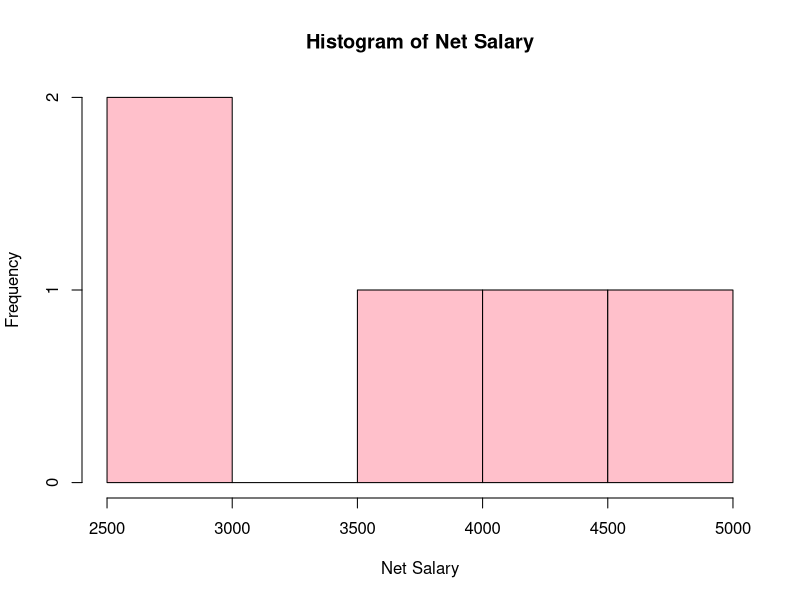
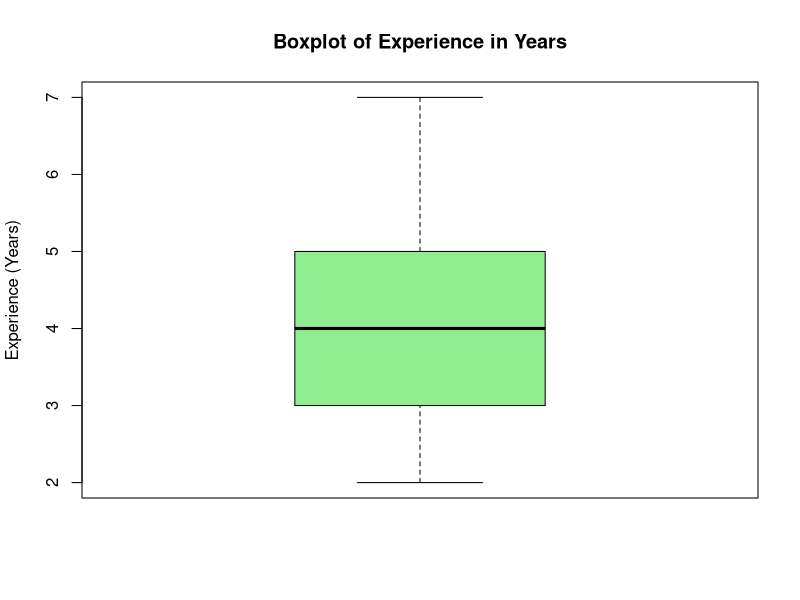
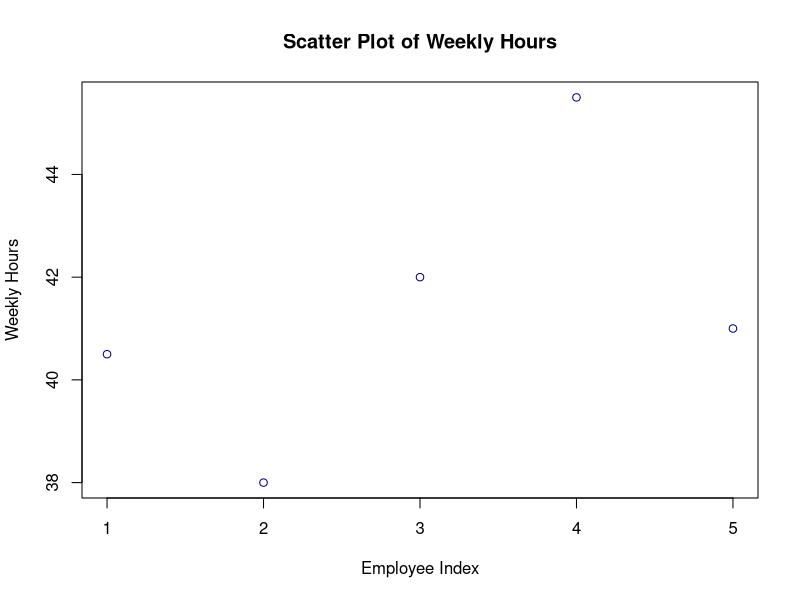

Recreate these plots in R, in order.
# Create the data frame with 5 data points
db <- data.frame(
  empid = c("E001", "E002", "E003", "E004", "E005"),
  dept = factor(c("Sales", "IT", "HR", "IT", "Sales")),
  emname = c("Alice", "Bob", "Charlie", "Diana", "Ethan"),
  ey = as.integer(c(3, 5, 2, 7, 4)),
  wh = c(40.5, 38.0, 42.0, 45.5, 41.0),
  ms = c(5000.0, 7000.5, 4000.0, 8000.0, 6000.0),
  ns = c(3000.0, 4500.0, 2800.0, 5000.0, 4000.0)
)

# View the data frame
print(db)

# Mean
mean_ey <- mean(db$ey)
means_wh <- mean(db$wh)
means_ms <- mean(db$ms)
means_ns <- mean(db$ns)
paste("Ey: ",mean_ey,"Wh: ",means_wh,"Ms: ",means_ms,"Ns: ",means_ns)

# Quartiles
quartiles_ey <- quantile(db$ey)
quartiles_wh <- quantile(db$wh)
quartiles_ms <- quantile(db$ms)
quartiles_ns <- quantile(db$ns)

paste("Ey: ",quartiles_ey,"Wh: ",quartiles_wh,"Ms: ",quartiles_ms,"Ns: ",quartiles_ns)

# Histogram of net salary
hist(db$ns,main = "Histogram of Net Salary",xlab = "Net Salary",col = "pink")


# Box plot of experience in years
boxplot(db$ey, main = "Boxplot of Experience in Years", ylab = "Experience (Years)", col = "lightgreen")

# Scatter plot of weekly hours vs employee
plot(db$wh, main = "Scatter Plot of Weekly Hours", ylab = "Weekly Hours", xlab = "Employee Index", col = "darkblue")

# Covariance and Correlation between Experience Years and Net Salary
cov_ey_ns <- cov(db$ey, db$ns)
cor_ey_ns <- cor(db$ey, db$ns)

# Output and interpret
cat("Covariance between Experience Years and Net Salary:", cov_ey_ns, "\n")
cat("Correlation between Experience Years and Net Salary:", cor_ey_ns, "\n")

# Interpretation as comment:
# A positive covariance and correlation indicate that as experience increases, net salary tends to increase.
# The correlation value (closer to 1 or -1) shows the strength of this linear relationship.

# Coefficient of determination (R-squared) between Monthly Sales and Net Salary
cor_ms_ns <- cor(db$ms, db$ns)
r_squared <- cor_ms_ns^2
cat("Coefficient of Determination (R^2) between Monthly Sales and Net Salary:", r_squared, "\n")

# Interpretation as comment:
# The R-squared value indicates the proportion of variance in net salary that can be explained by monthly sales.
# A higher R^2 (close to 1) indicates a strong relationship.
